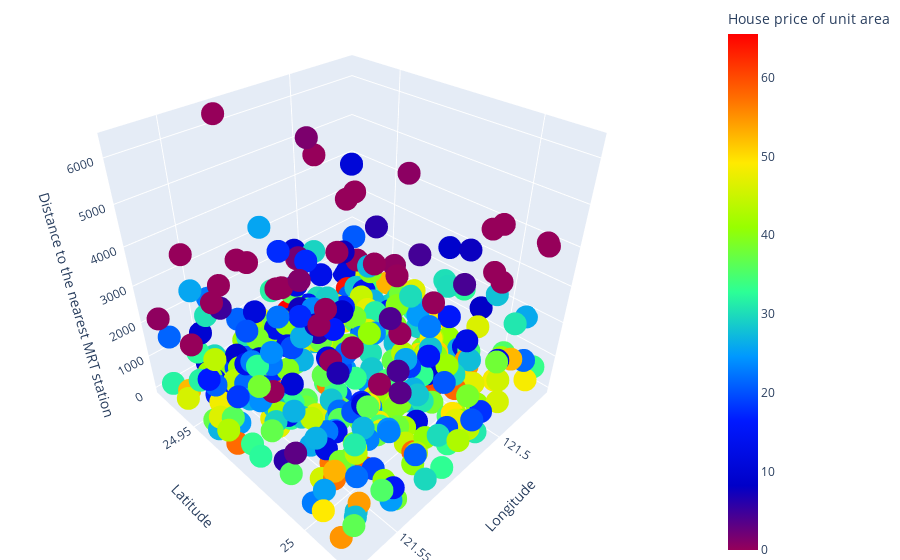

Source (notebook cell):
### Code cell
fig = px.scatter_3d(real_estate_data,x="Longitude", y="Latitude", z="Distance to the nearest MRT station", color="House price of unit area", hover_data = ["House price of unit area"],
                         color_continuous_scale = "rainbow")

fig.update_layout(margin=dict(l=0, r=0, b=0, t=0))

fig.show()

### Figure 1 — Plotly figure (JSON) as saved in the notebook; plotly's stock layout.template omitted (floating-point values rounded to 4 significant figures; data arrays with more than 128 entries replaced by an {"elided": "..."} marker saying what was removed)
{"data": [{"customdata": {"elided": "414x1 float values"}, "hovertemplate": "Longitude=%{x}<br>Latitude=%{y}<br>Distance to the nearest MRT station=%{z}<br>House price of unit area=%{marker.color}<extra></extra>", "legendgroup": "", "marker": {"color": {"elided": "414 float values"}, "coloraxis": "coloraxis", "symbol": "circle"}, "mode": "markers", "name": "", "scene": "scene", "showlegend": false, "type": "scatter3d", "x": {"elided": "414 float values"}, "y": {"elided": "414 float values"}, "z": {"elided": "414 float values"}}], "layout": {"coloraxis": {"colorbar": {"title": {"text": "House price of unit area"}}, "colorscale": [[0, "rgb(150,0,90)"], [0.125, "rgb(0,0,200)"], [0.25, "rgb(0,25,255)"], [0.375, "rgb(0,152,255)"], [0.5, "rgb(44,255,150)"], [0.625, "rgb(151,255,0)"], [0.75, "rgb(255,234,0)"], [0.875, "rgb(255,111,0)"], [1, "rgb(255,0,0)"]]}, "legend": {"tracegroupgap": 0}, "margin": {"b": 0, "l": 0, "r": 0, "t": 0}, "scene": {"domain": {"x": [0, 1], "y": [0, 1]}, "xaxis": {"title": {"text": "Longitude"}}, "yaxis": {"title": {"text": "Latitude"}}, "zaxis": {"title": {"text": "Distance to the nearest MRT station"}}}}}
